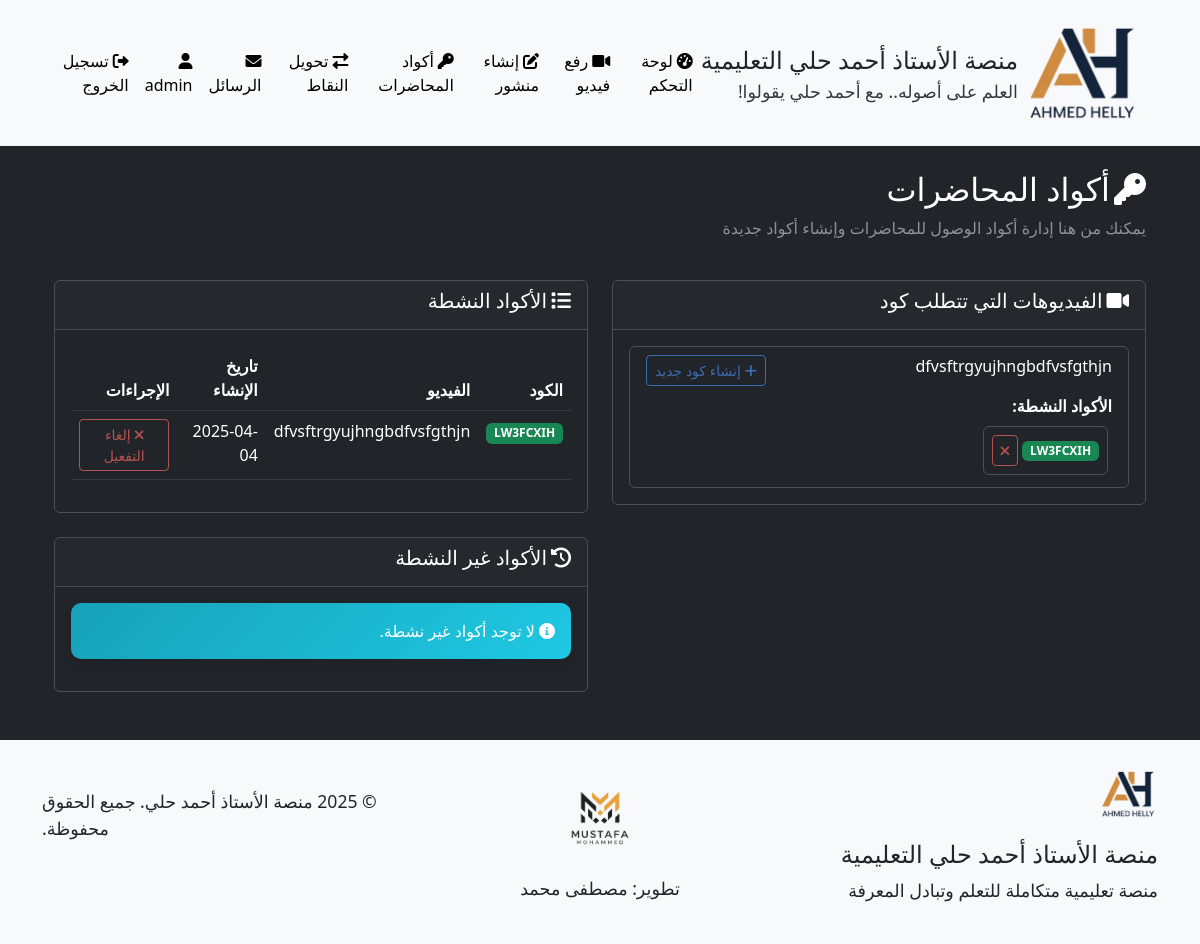
The app's page /admin/lecture_codes (signed in), older data.
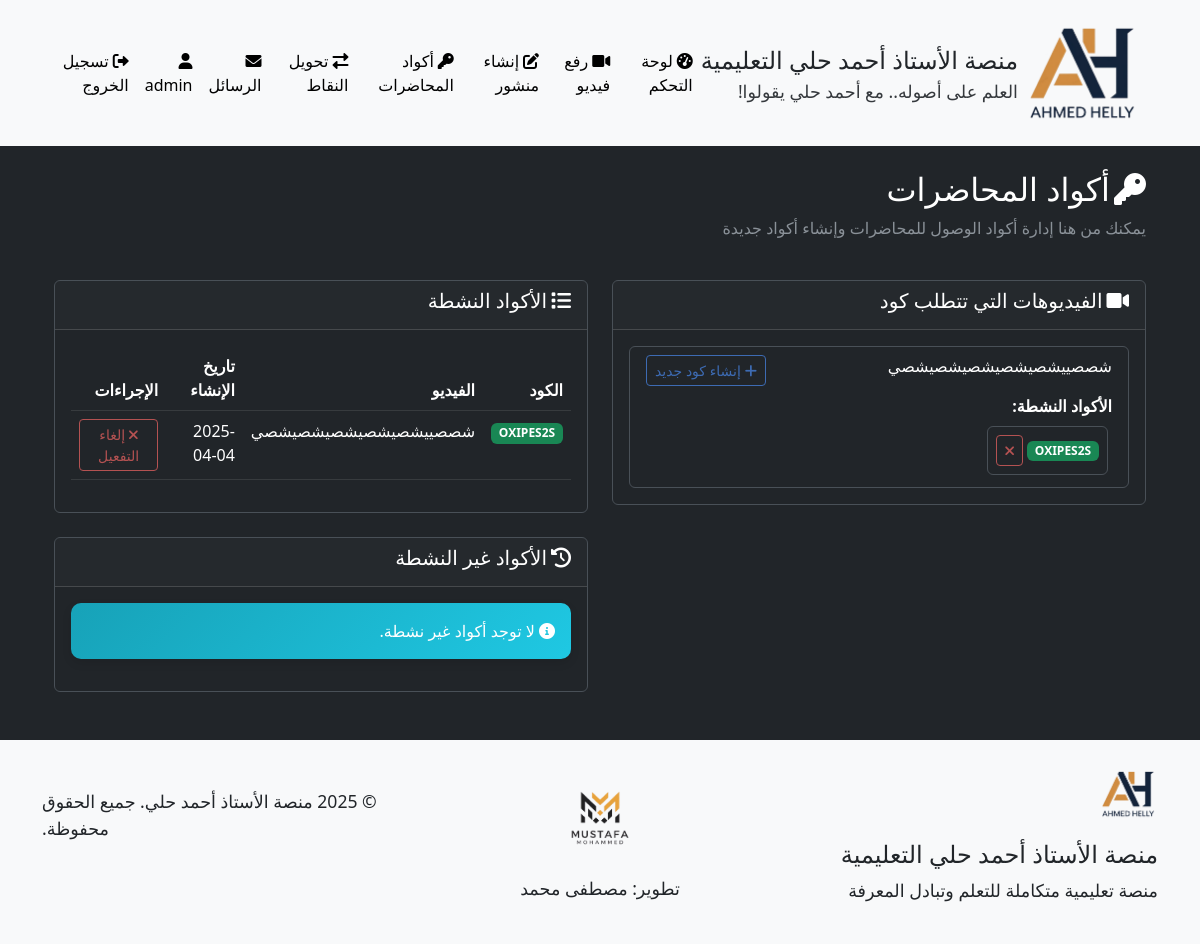
The same page, newer data.
### models.py (models this page shows, shortened)
class User(UserMixin, db.Model):
    __tablename__ = 'users'
    id = db.Column(db.Integer, primary_key=True)
    username = db.Column(db.String(64), unique=True, nullable=False)
    full_name = db.Column(db.String(100), nullable=True)  # الاسم الثلاثي
    email = db.Column(db.String(100), nullable=True)  # البريد الإلكتروني للاستعادة
    phone = db.Column(db.String(20), nullable=True)   # رقم الهاتف للاستعادة
    password_hash = db.Column(db.String(256), nullable=False)
    role = db.Column(db.String(20), nullable=False)  # 'admin' or 'student'
    points = db.Column(db.Integer, default=0)  # نقاط المحفظة
    reset_token = db.Column(db.String(100), nullable=True)  # رمز استعادة كلمة المرور
    reset_token_expiry = db.Column(db.DateTime, nullable=True)  # تاريخ انتهاء صلاحية الرمز
    videos = db.relationship('Video', backref='uploader', lazy='dynamic')
    comments = db.relationship('Comment', backref='author', lazy='dynamic')
    posts = db.relationship('Post', backref='author', lazy='dynamic')
    video_views = db.relationship('VideoView', backref='viewer', lazy='dynamic')
    def is_admin(self):
        return self.role == 'admin'

class Video(db.Model):
    __tablename__ = 'videos'
    id = db.Column(db.Integer, primary_key=True)
    title = db.Column(db.String(100), nullable=False)
    url = db.Column(db.String(200), nullable=True)  # يمكن أن يكون فارغًا في حالة رفع ملف
    file_path = db.Column(db.String(200), nullable=True)  # مسار الملف المرفوع
    description = db.Column(db.Text)
    uploaded_by = db.Column(db.Integer, db.ForeignKey('users.id'), nullable=False)
    created_at = db.Column(db.DateTime, default=datetime.utcnow)
    requires_code = db.Column(db.Boolean, default=True)  # هل تتطلب المحاضرة كود للوصول
    points_cost = db.Column(db.Integer, default=0)  # تكلفة الفيديو بالنقاط
    comments = db.relationship('Comment', backref='video', lazy='dynamic', cascade='all, delete-orphan')

class LectureCode(db.Model):
    __tablename__ = 'lecture_codes'
    id = db.Column(db.Integer, primary_key=True)
    video_id = db.Column(db.Integer, db.ForeignKey('videos.id'), nullable=False)
    code = db.Column(db.String(20), nullable=False, unique=True)
    created_at = db.Column(db.DateTime, default=datetime.utcnow)
    is_active = db.Column(db.Boolean, default=True)
    assigned_to = db.Column(db.Integer, db.ForeignKey('users.id'), nullable=True)  # يمكن تعيين رمز لطالب محدد
    is_used = db.Column(db.Boolean, default=False)  # تم استخدام الرمز ام لا
    video = db.relationship('Video', backref=db.backref('access_codes', lazy='dynamic'))
    student = db.relationship('User', backref=db.backref('assigned_codes', lazy='dynamic'), foreign_keys=[assigned_to])

### routes.py (the view)
@admin_bp.route('/lecture_codes')
@login_required
def lecture_codes():
    if not current_user.is_admin():
        abort(403)
    videos = Video.query.filter_by(requires_code=True).all()
    active_codes = LectureCode.query.filter_by(is_active=True).order_by(LectureCode.created_at.desc()).all()
    inactive_codes = LectureCode.query.filter_by(is_active=False).order_by(LectureCode.created_at.desc()).all()
    return render_template(
        'admin/lecture_codes.html',
        videos=videos,
        active_codes=active_codes,
        inactive_codes=inactive_codes
    )

### templates/admin/lecture_codes.html (shortened to what this page needs)
{% extends 'base.html' %}
{% block content %}
<div class="container mt-4">
    <div class="row mb-4">
        <div class="col">
            <h2><i class="fas fa-key me-2"></i>أكواد المحاضرات</h2>
            <p class="text-muted">يمكنك من هنا إدارة أكواد الوصول للمحاضرات وإنشاء أكواد جديدة</p>
        </div>
    </div>
    <div class="row">
        <div class="col-lg-6">
            <div class="card bg-dark mb-4">
                <div class="card-header">
                    <h5><i class="fas fa-video me-2"></i>الفيديوهات التي تتطلب كود</h5>
                </div>
                <div class="card-body">
                    {% if videos %}
                        <div class="list-group">
                            {% for video in videos %}
                                <div class="list-group-item bg-dark">
                                    <div class="d-flex justify-content-between align-items-center">
                                        <h6>{{ video.title }}</h6>
                                        <a href="{{ url_for('admin.create_lecture_code', video_id=video.id) }}" class="btn btn-sm btn-outline-primary">
                                            <i class="fas fa-plus me-1"></i>إنشاء كود جديد
                                        </a>
                                    </div>
                                    {% set active_video_codes = active_codes|selectattr('video_id', 'equalto', video.id)|list %}
                                    {% if active_video_codes %}
                                        <div class="mt-2">
                                            <strong>الأكواد النشطة:</strong>
                                            <div class="d-flex flex-wrap mt-1">
                                                {% for code in active_video_codes %}
                                                    <div class="d-flex align-items-center m-1 p-2 border rounded">
                                                        <span class="badge bg-success me-1">{{ code.code }}</span>
                                                        <a href="{{ url_for('admin.deactivate_code', code_id=code.id) }}" class="btn btn-sm btn-outline-danger">
                                                            <i class="fas fa-times"></i>
                                                        </a>
                                                    </div>
                                                {% endfor %}
                                            </div>
                                        </div>
                                    {% endif %}
                                </div>
                            {% endfor %}
                        </div>
                    {% else %}
                        <div class="alert alert-info">
                            <i class="fas fa-info-circle me-2"></i>لا توجد فيديوهات تتطلب كود للوصول.
                        </div>
                    {% endif %}
                </div>
            </div>
        </div>
        <div class="col-lg-6">
            <div class="card bg-dark mb-4">
                <div class="card-header">
                    <h5><i class="fas fa-list me-2"></i>الأكواد النشطة</h5>
                </div>
                <div class="card-body">
                    {% if active_codes %}
                        <div class="table-responsive">
                            <table class="table table-dark table-hover">
                                <thead>
                                    <tr>
                                        <th>الكود</th>
                                        <th>الفيديو</th>
                                        <th>تاريخ الإنشاء</th>
                                        <th>الإجراءات</th>
                                    </tr>
                                </thead>
                                <tbody>
                                    {% for code in active_codes %}
                                        <tr>
                                            <td>
                                                <span class="badge bg-success">{{ code.code }}</span>
                                            </td>
                                            <td>{{ code.video.title }}</td>
                                            <td>{{ code.created_at.strftime('%Y-%m-%d') }}</td>
                                            <td>
                                                <a href="{{ url_for('admin.deactivate_code', code_id=code.id) }}" class="btn btn-sm btn-danger">
                                                    <i class="fas fa-times me-1"></i>إلغاء التفعيل
                                                </a>
                                            </td>
                                        </tr>
                                    {% endfor %}
                                </tbody>
                            </table>
                        </div>
                    {% else %}
                        <div class="alert alert-info">
                            <i class="fas fa-info-circle me-2"></i>لا توجد أكواد نشطة حالياً.
                        </div>
                    {% endif %}
                </div>
            </div>
            <div class="card bg-dark">
                <div class="card-header">
                    <h5><i class="fas fa-history me-2"></i>الأكواد غير النشطة</h5>
                </div>
                <div class="card-body">
                    {% if inactive_codes %}
                        <div class="table-responsive">
                            <table class="table table-dark table-hover">
                                <thead>
                                    <tr>
                                        <th>الكود</th>
                                        <th>الفيديو</th>
                                        <th>تاريخ الإنشاء</th>
                                    </tr>
                                </thead>
                                <tbody>
                                    {% for code in inactive_codes %}
                                        <tr>
                                            <td>
                                                <span class="badge bg-secondary">{{ code.code }}</span>
                                            </td>
                                            <td>{{ code.video.title }}</td>
                                            <td>{{ code.created_at.strftime('%Y-%m-%d') }}</td>
                                        </tr>
                                    {% endfor %}
                                </tbody>
                            </table>
                        </div>
                    {% else %}
                        <div class="alert alert-info">
                            <i class="fas fa-info-circle me-2"></i>لا توجد أكواد غير نشطة.
                        </div>
                    {% endif %}
                </div>
            </div>
        </div>
    </div>
</div>
{% endblock %}

### templates/base.html (shortened to what this page needs)
<!DOCTYPE html>
<html lang="ar" data-bs-theme="dark">
<head>
    <link rel="stylesheet" href="https://cdn.jsdelivr.net/npm/bootstrap@5.3.0/dist/css/bootstrap.min.css">
    <link rel="stylesheet" href="https://cdnjs.cloudflare.com/ajax/libs/font-awesome/6.0.0/css/all.min.css">
    <link rel="stylesheet" href="{{ url_for('static', filename='css/style.css') }}">
</head>
<body>
    <header>
        <nav class="navbar navbar-expand-lg navbar-light bg-light">
            <div class="container">
                <a class="navbar-brand" href="{{ url_for('main.index') }}">
                    <img src="{{ url_for('static', filename='img/ahmed-helly-logo.png') }}" alt="شعار الأستاذ أحمد حلي" height="120" class="me-2">
                    <div class="d-flex flex-column">
                        <span class="text-dark" style="font-size: 1.5rem;">منصة الأستاذ أحمد حلي التعليمية</span>
                        <small class="text-dark" style="font-size: 1.1rem;">العلم على أصوله.. مع أحمد حلي يقولوا!</small>
                    </div>
                </a>
                <div class="collapse navbar-collapse" id="navbarNav">
                    <ul class="navbar-nav ms-auto">
                        {% if current_user.is_authenticated %}
                            {% if current_user.role == 'admin' %}
                                <li class="nav-item">
                                    <a class="nav-link {% if request.path.startswith('/admin/dashboard') %}active{% endif %}" href="{{ url_for('admin.dashboard') }}">
                                        <i class="fas fa-tachometer-alt me-1"></i>لوحة التحكم
                                    </a>
                                </li>
                                <li class="nav-item">
                                    <a class="nav-link {% if request.path.startswith('/admin/upload_video') %}active{% endif %}" href="{{ url_for('admin.upload_video') }}">
                                        <i class="fas fa-video me-1"></i>رفع فيديو
                                    </a>
                                </li>
                                <li class="nav-item">
                                    <a class="nav-link {% if request.path.startswith('/admin/create_post') %}active{% endif %}" href="{{ url_for('admin.create_post') }}">
                                        <i class="fas fa-edit me-1"></i>إنشاء منشور
                                    </a>
                                </li>
                                <li class="nav-item">
                                    <a class="nav-link {% if request.path.startswith('/admin/lecture_codes') %}active{% endif %}" href="{{ url_for('admin.lecture_codes') }}">
                                        <i class="fas fa-key me-1"></i>أكواد المحاضرات
                                    </a>
                                </li>
                                <li class="nav-item">
                                    <a class="nav-link {% if request.path.startswith('/admin/transfer_points') %}active{% endif %}" href="{{ url_for('admin.transfer_points') }}">
                                        <i class="fas fa-exchange-alt me-1"></i>تحويل النقاط
                                    </a>
                                </li>
                            {% endif %}
                            <li class="nav-item">
                                <a class="nav-link {% if request.path.startswith('/messages') %}active{% endif %}" href="{{ url_for('main.messages') }}">
                                    <i class="fas fa-envelope me-1"></i>الرسائل
                                    {% set unread_count = current_user.received_messages.filter_by(is_read=False).count() %}
                                </a>
                            </li>
                            <li class="nav-item">
                                <a class="nav-link {% if request.path.startswith('/profile') %}active{% endif %}" href="{{ url_for('main.profile') }}">
                                    <i class="fas fa-user me-1"></i>{{ current_user.username }}
                                </a>
                            </li>
                            <li class="nav-item">
                                <a class="nav-link" href="{{ url_for('main.logout') }}">
                                    <i class="fas fa-sign-out-alt me-1"></i>تسجيل الخروج
                                </a>
                            </li>
                        {% endif %}
                    </ul>
                </div>
            </div>
        </nav>
    </header>
    <main class="container my-4">
        {% block content %}{% endblock %}
    </main>
    <footer class="bg-light text-dark py-4 mt-5">
        <div class="container">
            <div class="row">
                <div class="col-md-4">
                    <img src="{{ url_for('static', filename='img/ahmed-helly-logo.png') }}" alt="شعار الأستاذ أحمد حلي" height="60" class="mb-3">
                    <h4 class="text-dark">منصة الأستاذ أحمد حلي التعليمية</h4>
                    <p class="text-dark" style="font-size: 1.1rem;">منصة تعليمية متكاملة للتعلم وتبادل المعرفة</p>
                </div>
                <div class="col-md-4 text-center d-flex flex-column align-items-center justify-content-center">
                    <a href="#" class="text-dark text-decoration-none">
                        <img src="{{ url_for('static', filename='img/mustafa-logo.png') }}" alt="شعار مصطفى محمد" height="100" class="mb-2">
                        <p class="text-dark" style="font-size: 1.1rem;">تطوير: مصطفى محمد</p>
                    </a>
                </div>
                <div class="col-md-4 text-md-end">
                    <p class="mt-4 text-dark" style="font-size: 1.1rem;">&copy; 2025 منصة الأستاذ أحمد حلي. جميع الحقوق محفوظة.</p>
                </div>
            </div>
        </div>
    </footer>
</body>
</html>

Row changes from the older to the newer data that the page shows:
removed Video: title "dfvsftrgyujhngbdfvsfgthjn"
removed LectureCode: code "LW3FCXIH", video "dfvsftrgyujhngbdfvsfgthjn", created_at "2025-04-04"
added Video: title "شصصييشصيشصيشصيشصيشصي"
added LectureCode: code "OXIPES2S", video "شصصييشصيشصيشصيشصيشصي", created_at "2025-04-04"
